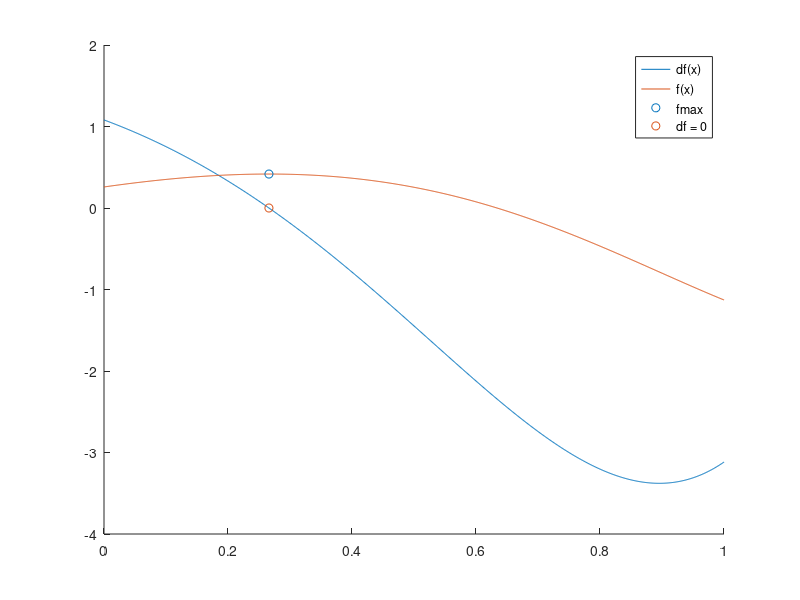

Write the MATLAB code that produced this figure. (Note: this script raises an error after producing the figure.)
% Dal foglio 2
function [] = esercizio11()
    % Inizializzazione
    f = @(x) sin(x + exp(x)) - (7/12);
    a = 0;
    b = 0;
    format short e;

    % Punto 1 - radice di f
    x0 = 1;
    toll = 1e-6;
    maxit = 200;
    df = @(x) (1 + exp(x)) .* cos(x + exp(x));

    [x,nit] = newton(f,df,x0,toll,maxit)

    % Punto 2 - punto di massimo
    hold on
    z = linspace(0, 1, 1000);
    plot(z, df(z), "DisplayName", "df(x)");
    xmax = fzero(df, 0.5)
    fmax = f(xmax)

    % Punto 3 - grafico
    plot(z, f(z), "DisplayName", "f(x)");
    scatter(xmax, f(xmax), "DisplayName", "fmax");
    scatter(xmax, df(xmax), "DisplayName", "df = 0");
    legend;

    % Punto 4 -
    h = [0.1, 0.01];
    for i=1:2
        z = 0:h(i):1;
        s1 = griddedInterpolant(z, f(z), "linear");
        smax = s1(xmax)
        err = abs(fmax - smax)
    end
end


function [x,nit]=newton(f,df,x0,toll,nitmax)
%input:     f       funzione definita con @
%           df      derivata di f definita con inline
%           x0      valore iniziale
%           toll    precisione
%           nitmax  numero massimo iterazioni consentite
%output:    x       soluzione approssimata
%           nit     iterazioni effettuate
% FUNZIONE PRESA DAL SITO DEL CORSO
nit=0;
err=1+toll;
while nit<nitmax & err>toll
    x=x0-f(x0)/df(x0);
    err=abs(x-x0);
    nit=nit+1;
	x0=x;
end
if nit==nitmax & err>toll
        disp('non converge nel numero di iterazioni assegnato');
      return
end
end